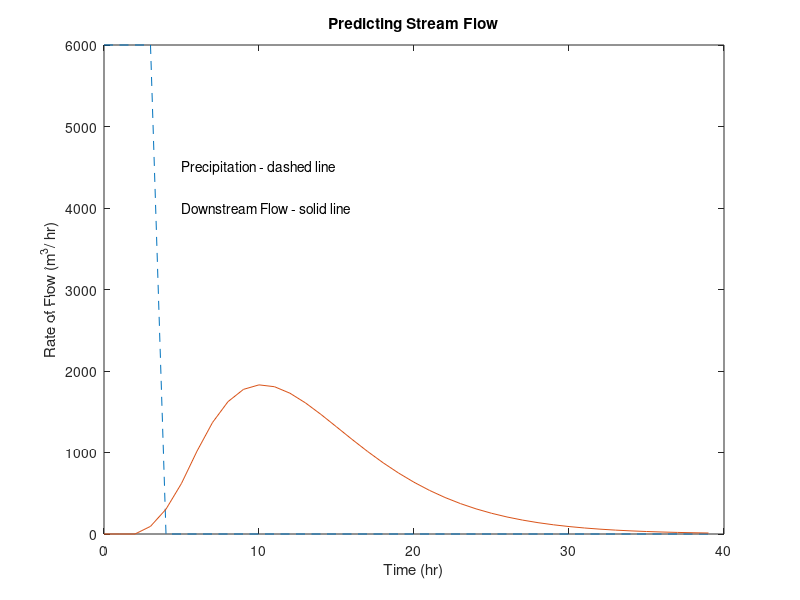

The MATLAB script that drew this image:

% Julie Harrow
% 1.020 PSet2 Problem 2c
% Incremental Form Solution

clear all

%Time
t = 0:1:39;
dt = 1;

%Constants
rho = 1000; %kg/m^3
a = 0.25; %hr^-1

%Precipitation Function
P = zeros(1,length(t));
P(1) = 6000;
P(2) = 6000;
P(3) = 6000;
P(4) = 6000;


%Initial condition
V1 = zeros(1,length(t));
V2 = zeros(1,length(t));
V3 = zeros(1,length(t));
q = zeros(1,length(t));
InflowVector = zeros(1,length(t)+1);
OutflowVector = zeros(1,length(t)+1);


for i = 1:length(t)
    V1(i+1) = (P(i)-a*V1(i))*dt + V1(i);
    V2(i+1) = ((V1(i) - V2(i)) * a * dt) + V2(i);
    V3(i+1) = ((V2(i) - V3(i)) * a * dt) + V3(i);
    q(i) = a * V3(i);
    Inflow = P(i) * dt;
    Outflow = q(i) * dt;
    InflowVector = [InflowVector, Inflow];
    OutflowVector = [OutflowVector, Outflow];
end

plot(t,P,'--',t,q);
title('Predicting Stream Flow');
xlabel('Time (hr)');
ylabel('Rate of Flow (m^3/ hr)');
text(5, 4500,'Precipitation - dashed line');
text(5, 4000, 'Downstream Flow - solid line');

totalInflow = sum(InflowVector);
totalOutflow = sum(OutflowVector);
